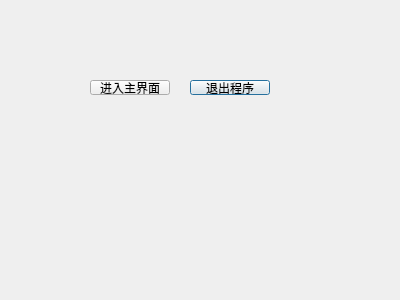
<?xml version="1.0" encoding="UTF-8"?>
<ui version="4.0">
 <class>MyDialog</class>
 <widget class="QDialog" name="MyDialog">
  <property name="geometry">
   <rect>
    <x>0</x>
    <y>0</y>
    <width>400</width>
    <height>300</height>
   </rect>
  </property>
  <property name="windowTitle">
   <string>Dialog</string>
  </property>
  <widget class="QPushButton" name="pushButton">
   <property name="geometry">
    <rect>
     <x>190</x>
     <y>80</y>
     <width>80</width>
     <height>15</height>
    </rect>
   </property>
   <property name="text">
    <string>退出程序</string>
   </property>
  </widget>
  <widget class="QPushButton" name="pushButton_2">
   <property name="geometry">
    <rect>
     <x>90</x>
     <y>80</y>
     <width>80</width>
     <height>15</height>
    </rect>
   </property>
   <property name="text">
    <string>进入主界面</string>
   </property>
  </widget>
 </widget>
 <resources/>
 <connections>
  <connection>
   <sender>pushButton</sender>
   <signal>clicked()</signal>
   <receiver>MyDialog</receiver>
   <slot>close()</slot>
   <hints>
    <hint type="sourcelabel">
     <x>221</x>
     <y>87</y>
    </hint>
    <hint type="destinationlabel">
     <x>190</x>
     <y>45</y>
    </hint>
   </hints>
  </connection>
 </connections>
</ui>
